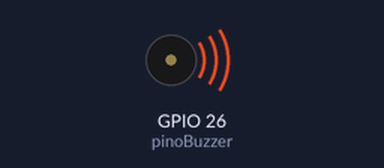
Bench run of a sketch on a simulated ESP32. Shown: buzzer (waves = sounding). What the sketch prints to the serial monitor is not drawn.

Above: at 0.5 s.
Timing chart, 0 to 4.6 s (numbered marks = the images above):
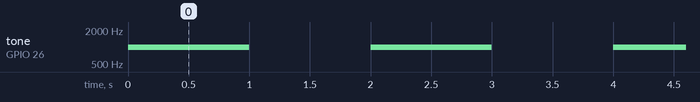

The sketch:

Teste_buzzer.ino
```cpp
// Defina o pino onde o positivo (+) do buzzer está conectado
const int pinoBuzzer = 26; // Verifique se conectou no D4 (GPIO 4)

void setup() {
  // Configura o pino como saída
  pinMode(pinoBuzzer, OUTPUT);
  Serial.begin(115200);
  Serial.println("Iniciando teste do Buzzer...");
}

void loop() {
  Serial.println("Tocando som...");

  // Gera uma frequência de 1000Hz (1kHz) por 500ms
  // Sintaxe: tone(pino, frequência, duração);
  tone(pinoBuzzer, 1000);
  delay(1000); // Espera 1 segundo com o som tocando (ou até o tempo do tone acabar)

  Serial.println("Silêncio...");

  // Para o som
  noTone(pinoBuzzer);
  delay(1000); // Espera 1 segundo em silêncio
}
```

Measured:
- by itself, tone on GPIO 26 (pinoBuzzer): alternates 1000 Hz for 1.0 s and silent for 1.0 s
